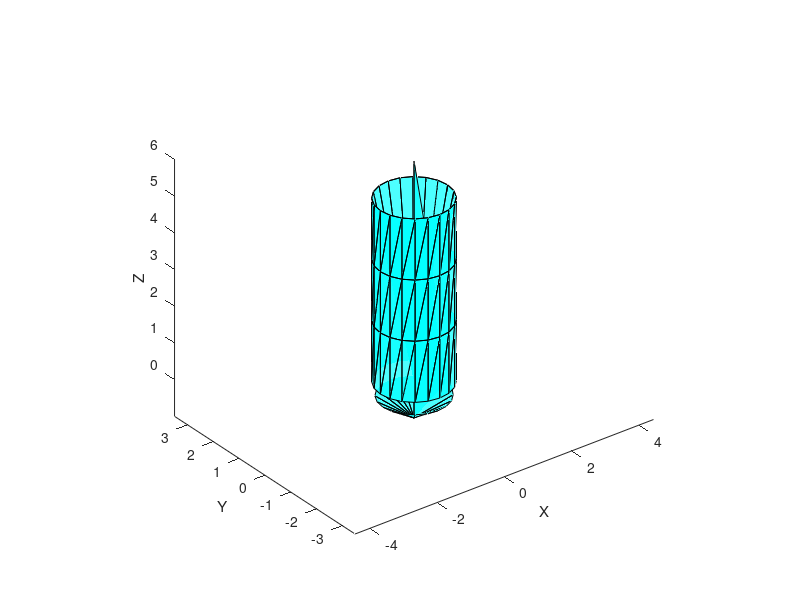
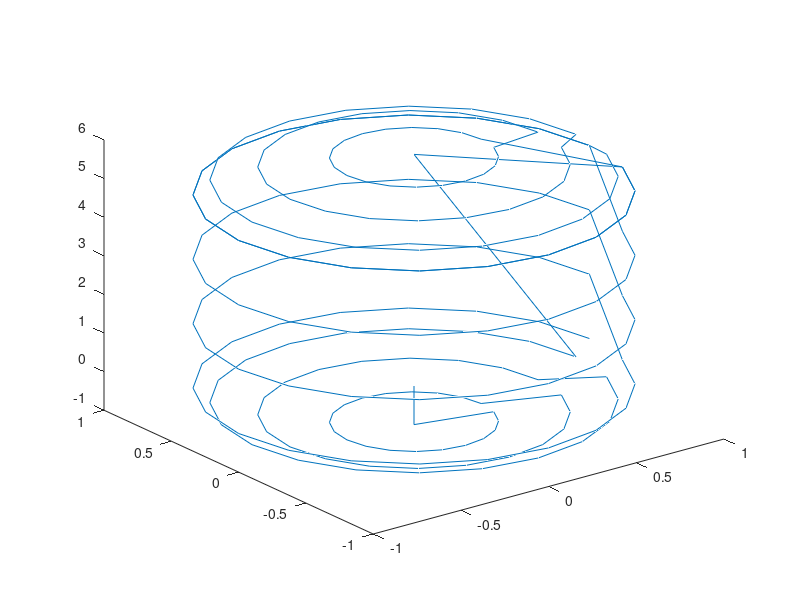

MATLAB code for these plots, in order: (Note: this script raises an error after producing the figures.)
close all
% Parameters for the column
nSides = 20; % Number of sides for the circular base (higher gives smoother column)
nLayers = 4; % Number of vertical subdivisions (higher value adds more vertices)
radius = 1; % Radius of the column
height = 5; % Height of the cylinder's central part
capRadius = 1; % Radius of the spherical caps (should match the cylinder's radius)

% Define the angular positions for the circular base
theta = linspace(0, 2*pi, nSides+1);
x = radius * cos(theta(1:end-1));  % X-coordinates of the circle (excluding duplicate)
y = radius * sin(theta(1:end-1));  % Y-coordinates of the circle (excluding duplicate)

% Z-coordinates for each layer (evenly spaced along the height)
zLayers = linspace(0, height, nLayers);

% Create the vertices for the cylindrical part
vertices = [];
for i = 1:nLayers
    z = zLayers(i);  % Z-coordinate for this layer
    vertices = [vertices; x', y', z * ones(nSides, 1)];
end

% Number of layers for spherical caps
nCapLayers = 5;

% Top cap vertices (spherical cap)
phi_top = linspace(0, pi/2, nCapLayers); % Elevation angles for the top spherical cap
for i = 2:nCapLayers % Start at 2 to avoid duplicating the top center point
    r = capRadius * sin(phi_top(i));  % Radial distance from the center
    z = height + capRadius * cos(phi_top(i)); % Z-coordinate for the top spherical cap
    vertices = [vertices; r * cos(theta(1:end-1))', r * sin(theta(1:end-1))', z * ones(nSides, 1)];
end
centerTop = [0, 0, height + capRadius]; % Center of the spherical top
vertices = [vertices; centerTop]; % Append the center of the top cap

% Bottom cap vertices (spherical cap)
phi_bottom = linspace(pi/2, pi, nCapLayers); % Elevation angles for the bottom spherical cap
for i = 2:nCapLayers % Start at 2 to avoid duplicating the bottom center point
    r = capRadius * sin(phi_bottom(i));  % Radial distance from the center
    z = capRadius * cos(phi_bottom(i)); % Z-coordinate for the bottom spherical cap
    vertices = [vertices; r * cos(theta(1:end-1))', r * sin(theta(1:end-1))', z * ones(nSides, 1)];
end
centerBottom = [0, 0, 0]; % Center of the spherical bottom (aligned with the base)
vertices = [vertices; centerBottom]; % Append the center of the bottom cap

% Compute total number of vertices
nVertices = size(vertices, 1);

% Correct face indexing for the top and bottom caps:
% The bottom cap needs clockwise face orientation, the top cap needs counterclockwise.

% Bottom cap faces (clockwise)
faces_bottom = [];
startIdx_bottom = nLayers * nSides + (nCapLayers - 1) * nSides;
for i = 1:nSides
    nextIdx = mod(i, nSides) + 1;  % Circular wrapping index
    faces_bottom = [faces_bottom; startIdx_bottom + i, startIdx_bottom + nextIdx, nVertices - 1];  % Clockwise to ensure outward orientation
end

% Top cap faces (counterclockwise)
faces_top = [];
startIdx_top = (nLayers - 1) * nSides;
for i = 1:nSides
    nextIdx = mod(i, nSides) + 1;
    faces_top = [faces_top; startIdx_top + i, nVertices, startIdx_top + nextIdx];  % Counterclockwise to ensure outward orientation
end

% Create triangular faces for the cylindrical sides
faces_sides = [];
for layer = 1:(nLayers - 1)
    layerStartIdx = (layer - 1) * nSides;  % Starting index of the current layer
    nextLayerStartIdx = layer * nSides;  % Starting index of the next layer
    for i = 1:nSides
        nextIdx = mod(i, nSides) + 1;
        % First triangle for this side face
        faces_sides = [faces_sides; layerStartIdx + i, nextLayerStartIdx + i, nextLayerStartIdx + nextIdx];
        % Second triangle for this side face
        faces_sides = [faces_sides; layerStartIdx + i, nextLayerStartIdx + nextIdx, layerStartIdx + nextIdx];
    end
end

% Combine all faces (bottom, top, and sides)
faces = [faces_bottom; faces_top; faces_sides];

% Plot the mesh
figure;
h = patch('Vertices', vertices, 'Faces', faces, ...
          'FaceColor', 'cyan', 'EdgeColor', 'black', 'FaceAlpha', 0.7);
axis equal;
xlabel('X');
ylabel('Y');
zlabel('Z');
view(3);

figure;

h = plot3(vertices(:,1),vertices(:,2),vertices(:,3));

mesh = pc2surfacemesh(pointCloud(vertices),"poisson")
surfaceMeshShow(mesh)
